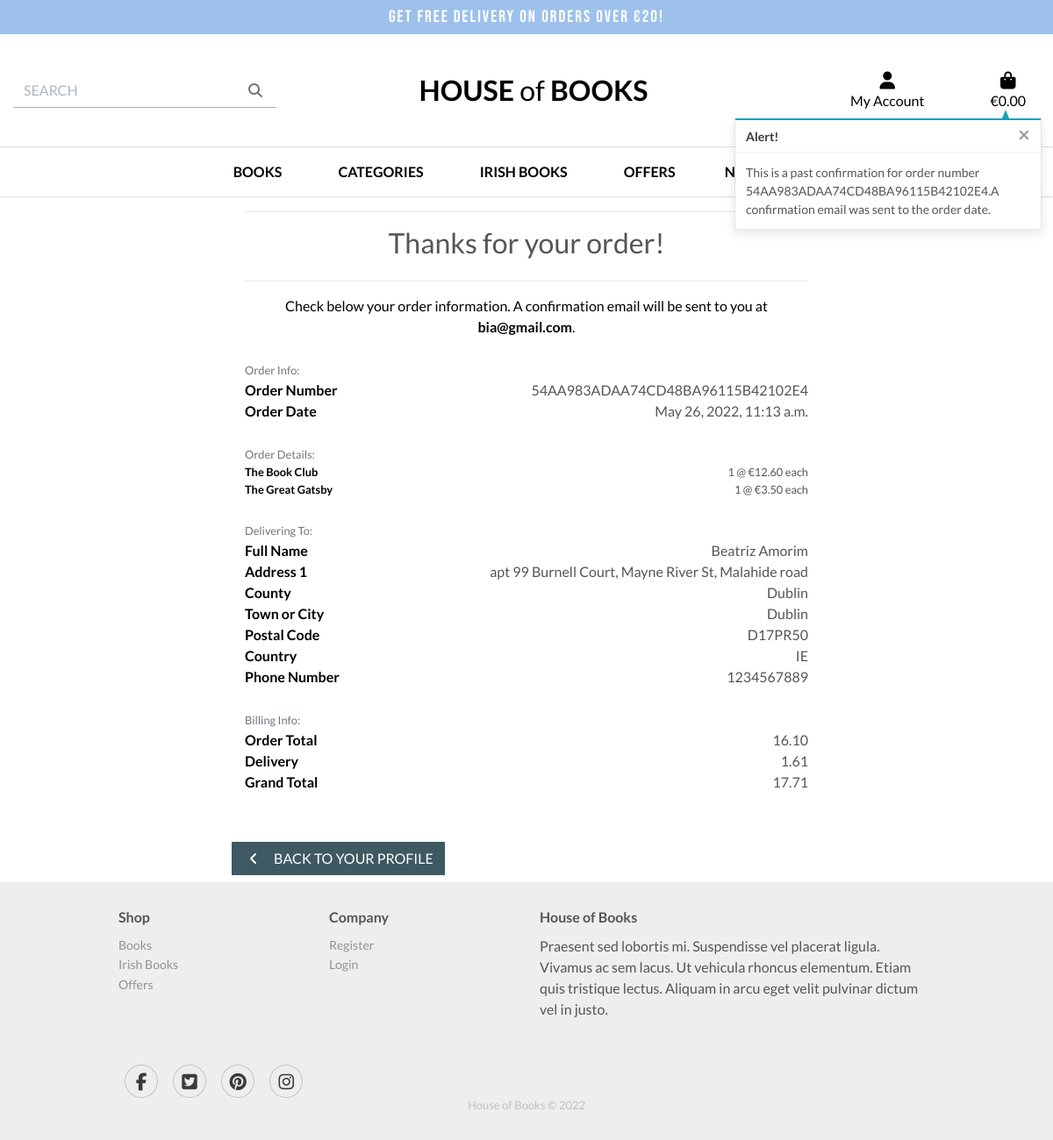
/profile/order_history/54AA983ADAA74CD48BA96115B42102E4, run on the app's committed database.
### checkout/models.py (models this page shows, shortened)
class Order(models.Model):
    order_number = models.CharField(max_length=32, null=False, editable=False)
    user_profile = models.ForeignKey(UserProfile, on_delete=models.SET_NULL,
                                     null=True, blank=True,
                                     related_name='orders')
    full_name = models.CharField(max_length=50, null=False, blank=False)
    email = models.EmailField(max_length=254, null=False, blank=False)
    phone_number = models.CharField(max_length=20, null=False, blank=False)
    country = CountryField(blank_label='Country *', null=False, blank=False)
    postcode = models.CharField(max_length=20, null=True, blank=True)
    town_or_city = models.CharField(max_length=40, null=False, blank=False)
    street_address1 = models.CharField(max_length=80, null=False, blank=False)
    street_address2 = models.CharField(max_length=80, null=True, blank=True)
    county = models.CharField(max_length=80, null=True, blank=True)
    date = models.DateTimeField(auto_now_add=True)
    delivery_cost = models.DecimalField(max_digits=6, decimal_places=2,
                                        null=False, default=0)
    order_total = models.DecimalField(max_digits=10, decimal_places=2,
                                      null=False, default=0)
    grand_total = models.DecimalField(max_digits=10, decimal_places=2,
                                      null=False, default=0)
    original_bag = models.TextField(null=False, blank=False, default='')
    stripe_pid = models.CharField(max_length=254, null=False,
                                  blank=False, default='')

class OrderLineItem(models.Model):
    order = models.ForeignKey(Order, null=False, blank=False,
                              on_delete=models.CASCADE,
                              related_name='lineitems')
    product = models.ForeignKey(Product, null=False, blank=False,
                                on_delete=models.CASCADE)
    quantity = models.IntegerField(null=False, blank=False, default=0)
    lineitem_total = models.DecimalField(max_digits=6, decimal_places=2,
                                         null=False, blank=False,
                                         editable=False)

### products/models.py (models this page shows, shortened)
class Product(models.Model):
    category = models.ForeignKey(Category, null=True, blank=True,
                                 on_delete=models.SET_NULL)
    sku = models.CharField(max_length=254, null=True, blank=True)
    name = models.CharField(max_length=254)
    author = models.CharField(max_length=254)
    description = models.TextField()
    price = models.DecimalField(max_digits=6, decimal_places=2)
    rating = models.DecimalField(max_digits=6, decimal_places=2,
                                 null=True, blank=True)
    image_url = models.URLField(max_length=1024, null=True, blank=True)
    image = models.ImageField(null=True, blank=True)

### profiles/views.py (the view)
# urls.py: path('order_history/<order_number>', views.order_history,
def order_history(request, order_number):
    order = get_object_or_404(Order, order_number=order_number)
    messages.info(request, (
        f'This is a past confirmation for order number {order_number}.'
        'A confirmation email was sent to the order date.'
    ))
    template = 'checkout/checkout_success.html'
    context = {
        'order': order,
        'from_profile': True,
    }
    return render(request, template, context)

### bag/context.py (called while the page is built, shortened)
def bag_contents(request):
    bag_items = []
    total = 0
    product_count = 0
    bag = request.session.get('bag', {})
    if total < settings.FREE_DELIVERY_THRESHOLD:
        delivery = total * Decimal(settings.STANDARD_DELIVERY_PERCENTAGE / 100)
        free_delivery_delta = settings.FREE_DELIVERY_THRESHOLD - total
    else:
        delivery = 0
        free_delivery_delta = 0
    grand_total = delivery + total
    context = {
        'bag_items': bag_items,
        'total': total,
        'product_count': product_count,
        'delivery': delivery,
        'free_delivery_delta': free_delivery_delta,
        'free_delivery_threshold': settings.FREE_DELIVERY_THRESHOLD,
        'grand_total': grand_total,
    }
    return context

### checkout/templates/checkout/checkout_success.html (shortened to what this page needs)
{% extends "base.html" %}
{% load static %}
{% block extra_css %}
<link rel="stylesheet" href="{% static 'checkout/css/checkout.css' %}">
{% endblock %}
{% block content %}
<div class="overlay"></div>
<div class="container order-success">
    <div class="row m-auto">
        <div class="col">
            <hr>
            <h2 class="mb-4 text-center">Thanks for your order!</h2>
            <hr>
            <p class="text-black text-center">Check below your order information. A confirmation email will be sent to
                you at
                <strong>{{ order.email }}</strong>.</p>
        </div>
    </div>
    <div class="row m-auto">
        <div class="col">
            <div class="order-confirmation-wrapper pt-2 pb-5">
                <div class="row">
                    <div class="col">
                        <small class="text-muted">Order Info:</small>
                    </div>
                </div>
                <div class="row">
                    <div class="col-12 col-md-4">
                        <p class="mb-0 text-black font-weight-bold">Order Number</p>
                    </div>
                    <div class="col-12 col-md-8 text-md-right">
                        <p class="mb-0">{{ order.order_number }}</p>
                    </div>
                </div>
                <div class="row">
                    <div class="col-12 col-md-4">
                        <p class="mb-0 text-black font-weight-bold">Order Date</p>
                    </div>
                    <div class="col-12 col-md-8 text-md-right">
                        <p class="mb-0">{{ order.date }}</p>
                    </div>
                </div>
                <br>
                <div class="row">
                    <div class="col">
                        <small class="text-muted">Order Details:</small>
                    </div>
                </div>
                {% for item in order.lineitems.all %}
                <div class="row">
                    <div class="col-12 col-md-4">
                        <p class="small mb-0 text-black font-weight-bold">
                            {{ item.product.name }}
                        </p>
                    </div>
                    <div class="col-12 col-md-8 text-md-right">
                        <p class="small mb-0">{{ item.quantity }} @ €{{ item.product.price }} each</p>
                    </div>
                </div>
                {% endfor %}
                <br>
                <div class="row">
                    <div class="col">
                        <small class="text-muted">Delivering To:</small>
                    </div>
                </div>
                <div class="row">
                    <div class="col-12 col-md-4">
                        <p class="mb-0 text-black font-weight-bold">Full Name</p>
                    </div>
                    <div class="col-12 col-md-8 text-md-right">
                        <p class="mb-0">{{ order.full_name }}</p>
                    </div>
                </div>
                <div class="row">
                    <div class="col-12 col-md-4">
                        <p class="mb-0 text-black font-weight-bold">Address 1</p>
                    </div>
                    <div class="col-12 col-md-8 text-md-right">
                        <p class="mb-0">{{ order.street_address1 }}</p>
                    </div>
                </div>
                {% if order.county %}
                <div class="row">
                    <div class="col-12 col-md-4">
                        <p class="mb-0 text-black font-weight-bold">County</p>
                    </div>
                    <div class="col-12 col-md-8 text-md-right">
                        <p class="mb-0">{{ order.county }}</p>
                    </div>
                </div>
                {% endif %}
                <div class="row">
                    <div class="col-12 col-md-4">
                        <p class="mb-0 text-black font-weight-bold">Town or City</p>
                    </div>
                    <div class="col-12 col-md-8 text-md-right">
                        <p class="mb-0">{{ order.town_or_city }}</p>
                    </div>
                </div>
                {% if order.postcode %}
                <div class="row">
                    <div class="col-12 col-md-4">
                        <p class="mb-0 text-black font-weight-bold">Postal Code</p>
                    </div>
                    <div class="col-12 col-md-8 text-md-right">
                        <p class="mb-0">{{ order.postcode }}</p>
                    </div>
                </div>
                {% endif %}
                <div class="row">
                    <div class="col-12 col-md-4">
                        <p class="mb-0 text-black font-weight-bold">Country</p>
                    </div>
                    <div class="col-12 col-md-8 text-md-right">
                        <p class="mb-0">{{ order.country }}</p>
                    </div>
                </div>
                <div class="row">
                    <div class="col-12 col-md-4">
                        <p class="mb-0 text-black font-weight-bold">Phone Number</p>
                    </div>
                    <div class="col-12 col-md-8 text-md-right">
                        <p class="mb-0">{{ order.phone_number }}</p>
                    </div>
                </div>
                <br>
                <div class="row">
                    <div class="col">
                        <small class="text-muted">Billing Info:</small>
                    </div>
                </div>
                <div class="row">
                    <div class="col-12 col-md-4">
                        <p class="mb-0 text-black font-weight-bold">Order Total</p>
                    </div>
                    <div class="col-12 col-md-8 text-md-right">
                        <p class="mb-0">{{ order.order_total }}</p>
                    </div>
                </div>
                <div class="row">
                    <div class="col-12 col-md-4">
                        <p class="mb-0 text-black font-weight-bold">Delivery</p>
                    </div>
                    <div class="col-12 col-md-8 text-md-right">
                        <p class="mb-0">{{ order.delivery_cost }}</p>
                    </div>
                </div>
                <div class="row">
                    <div class="col-12 col-md-4">
                        <p class="mb-0 text-black font-weight-bold">Grand Total</p>
                    </div>
                    <div class="col-12 col-md-8 text-md-right">
                        <p class="mb-0">{{ order.grand_total }}</p>
                    </div>
                </div>
            </div>
        </div>
    </div>
    <div class="row">
        <div class="col-12 m-auto">
            {% if from_profile %}
            <a href="{% url 'profile' %}" class="btn btn-black rounded-0 my-2">
                <span class="icon mr-2">
                    <i class="fas fa-angle-left"></i>
                </span>
                <span class="text-uppercase">Back to your profile</span>
            </a>
            {% endif %}
        </div>
    </div>
</div>
{% endblock %}

### static/css/base.css (style rules this page uses)
html { height: 100%; }
body { background: url('/media/hero.jpg') no-repeat center center fixed; background-size: cover; height: calc(100vh - 164px); color: #555; font-family: 'Lato'; }
.icon { align-items: center; display: inline-flex; justify-content: center; height: 1.5rem; width: 1.5rem; }
.btn-black { background: #3e5962; color: white; }
.text-black { color: #000 !important; }
.overlay { height: 100%; width: 100%; top: 0; left: 0; position: fixed; background: white; z-index: -1; }
@media (min-width: 1200px) { .container { max-width: 80%; } }
@media (min-width: 1200px) { body { background-attachment: scroll; } }

### checkout/static/checkout/css/checkout.css (style rules this page uses)
.order-success { margin: auto; padding-left: 9rem; padding-right: 9rem; }

### data on the page
Order: email "bia@gmail.com", order_number "54AA983ADAA74CD48BA96115B42102E4", date "May 26, 2022, 11:13 a.m.", full_name "Beatriz Amorim", street_address1 "apt 99 Burnell Court, Mayne River St, Malahide road", county "Dublin", town_or_city "Dublin", postcode "D17PR50", country "IE", phone_number "1234567889", order_total "16.10", delivery_cost "1.61", grand_total "17.71"
OrderLineItem: product.name "The Book Club", quantity "1", product.price "12.60"
OrderLineItem: product.name "The Great Gatsby", quantity "1", product.price "3.50"

### other printed values
{{ free_delivery_threshold }} "20"
{{ message }} "This is a past confirmation for order number 54AA983ADAA74CD48BA96115B42102E4.A confirmation email was sent to the order date."
